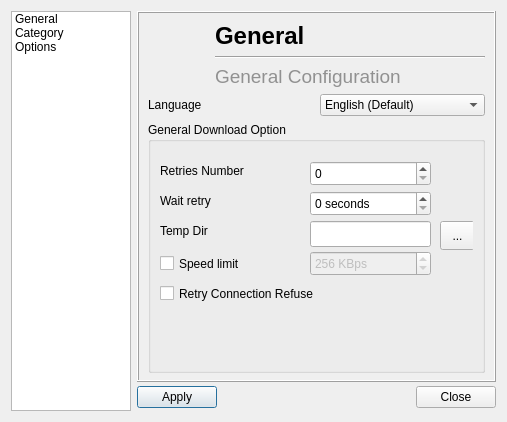
<?xml version="1.0" encoding="UTF-8"?>
<ui version="4.0">
 <class>DialogPreference</class>
 <widget class="QDialog" name="DialogPreference">
  <property name="geometry">
   <rect>
    <x>0</x>
    <y>0</y>
    <width>507</width>
    <height>422</height>
   </rect>
  </property>
  <property name="minimumSize">
   <size>
    <width>507</width>
    <height>422</height>
   </size>
  </property>
  <property name="maximumSize">
   <size>
    <width>16777215</width>
    <height>16777215</height>
   </size>
  </property>
  <property name="baseSize">
   <size>
    <width>490</width>
    <height>431</height>
   </size>
  </property>
  <property name="windowTitle">
   <string>Dialog</string>
  </property>
  <layout class="QGridLayout" name="gridLayout">
   <item row="1" column="1">
    <widget class="QPushButton" name="pbApply">
     <property name="text">
      <string>Apply</string>
     </property>
    </widget>
   </item>
   <item row="1" column="2">
    <spacer name="horizontalSpacer_2">
     <property name="orientation">
      <enum>Qt::Horizontal</enum>
     </property>
     <property name="sizeHint" stdset="0">
      <size>
       <width>168</width>
       <height>27</height>
      </size>
     </property>
    </spacer>
   </item>
   <item row="1" column="3">
    <widget class="QPushButton" name="pbClose">
     <property name="text">
      <string>Close</string>
     </property>
    </widget>
   </item>
   <item row="0" column="1" colspan="3">
    <widget class="QStackedWidget" name="stackedWidget">
     <property name="minimumSize">
      <size>
       <width>351</width>
       <height>371</height>
      </size>
     </property>
     <property name="frameShape">
      <enum>QFrame::Box</enum>
     </property>
     <property name="frameShadow">
      <enum>QFrame::Raised</enum>
     </property>
     <property name="lineWidth">
      <number>1</number>
     </property>
     <property name="currentIndex">
      <number>0</number>
     </property>
     <widget class="QWidget" name="pageGeneral">
      <layout class="QGridLayout" name="gridLayout_9">
       <item row="0" column="0" colspan="2">
        <layout class="QGridLayout" name="gridLayout_3">
         <item row="0" column="0">
          <widget class="QLabel" name="label_13">
           <property name="maximumSize">
            <size>
             <width>61</width>
             <height>61</height>
            </size>
           </property>
           <property name="text">
            <string/>
           </property>
           <property name="pixmap">
            <pixmap resource="image.qrc">:/image/icon/big/cfGeneral.png</pixmap>
           </property>
           <property name="scaledContents">
            <bool>true</bool>
           </property>
          </widget>
         </item>
         <item row="0" column="1">
          <layout class="QGridLayout" name="gridLayout_2">
           <item row="0" column="0">
            <widget class="QLabel" name="label_14">
             <property name="text">
              <string>&lt;!DOCTYPE HTML PUBLIC &quot;-//W3C//DTD HTML 4.0//EN&quot; &quot;http://www.w3.org/TR/REC-html40/strict.dtd&quot;&gt;
&lt;html&gt;&lt;head&gt;&lt;meta name=&quot;qrichtext&quot; content=&quot;1&quot; /&gt;&lt;style type=&quot;text/css&quot;&gt;
p, li { white-space: pre-wrap; }
&lt;/style&gt;&lt;/head&gt;&lt;body style=&quot; font-family:'Sans Serif'; font-size:14pt; font-weight:400; font-style:normal;&quot;&gt;
&lt;table border=&quot;0&quot; style=&quot;-qt-table-type: root; margin-top:4px; margin-bottom:4px; margin-left:4px; margin-right:4px;&quot;&gt;
&lt;tr&gt;
&lt;td style=&quot;border: none;&quot;&gt;
&lt;p style=&quot; margin-top:0px; margin-bottom:0px; margin-left:0px; margin-right:0px; -qt-block-indent:0; text-indent:0px;&quot;&gt;&lt;span style=&quot; font-size:18pt; font-weight:600;&quot;&gt;General&lt;/span&gt;&lt;/p&gt;&lt;/td&gt;&lt;/tr&gt;&lt;/table&gt;&lt;/body&gt;&lt;/html&gt;</string>
             </property>
            </widget>
           </item>
           <item row="1" column="0">
            <widget class="Line" name="line_3">
             <property name="orientation">
              <enum>Qt::Horizontal</enum>
             </property>
            </widget>
           </item>
           <item row="2" column="0">
            <widget class="QLabel" name="label_15">
             <property name="text">
              <string>&lt;!DOCTYPE HTML PUBLIC &quot;-//W3C//DTD HTML 4.0//EN&quot; &quot;http://www.w3.org/TR/REC-html40/strict.dtd&quot;&gt;
&lt;html&gt;&lt;head&gt;&lt;meta name=&quot;qrichtext&quot; content=&quot;1&quot; /&gt;&lt;style type=&quot;text/css&quot;&gt;
p, li { white-space: pre-wrap; }
&lt;/style&gt;&lt;/head&gt;&lt;body style=&quot; font-family:'Sans Serif'; font-size:14pt; font-weight:400; font-style:normal;&quot;&gt;
&lt;table style=&quot;-qt-table-type: root; margin-top:4px; margin-bottom:4px; margin-left:4px; margin-right:4px;&quot;&gt;
&lt;tr&gt;
&lt;td style=&quot;border: none;&quot;&gt;
&lt;p style=&quot; margin-top:0px; margin-bottom:0px; margin-left:0px; margin-right:0px; -qt-block-indent:0; text-indent:0px;&quot;&gt;&lt;span style=&quot; color:#919191;&quot;&gt;General Configuration&lt;/span&gt;&lt;/p&gt;&lt;/td&gt;&lt;/tr&gt;&lt;/table&gt;&lt;/body&gt;&lt;/html&gt;</string>
             </property>
            </widget>
           </item>
          </layout>
         </item>
        </layout>
       </item>
       <item row="1" column="0">
        <widget class="QLabel" name="label_25">
         <property name="text">
          <string>Language</string>
         </property>
        </widget>
       </item>
       <item row="1" column="1">
        <widget class="QComboBox" name="cbLang">
         <item>
          <property name="text">
           <string>English (Default)</string>
          </property>
         </item>
         <item>
          <property name="text">
           <string>Bahasa Indonesia</string>
          </property>
         </item>
        </widget>
       </item>
       <item row="2" column="0" colspan="2">
        <widget class="QGroupBox" name="groupBox_2">
         <property name="minimumSize">
          <size>
           <width>331</width>
           <height>251</height>
          </size>
         </property>
         <property name="title">
          <string>General Download Option</string>
         </property>
         <layout class="QGridLayout" name="gridLayout_4">
          <item row="0" column="0">
           <widget class="QFrame" name="frame">
            <property name="frameShape">
             <enum>QFrame::NoFrame</enum>
            </property>
            <property name="frameShadow">
             <enum>QFrame::Plain</enum>
            </property>
            <property name="lineWidth">
             <number>0</number>
            </property>
            <widget class="QToolButton" name="pbTempDir">
             <property name="geometry">
              <rect>
               <x>280</x>
               <y>70</y>
               <width>35</width>
               <height>29</height>
              </rect>
             </property>
             <property name="text">
              <string>...</string>
             </property>
            </widget>
            <widget class="QLabel" name="label_26">
             <property name="geometry">
              <rect>
               <x>0</x>
               <y>70</y>
               <width>79</width>
               <height>20</height>
              </rect>
             </property>
             <property name="text">
              <string>Temp Dir</string>
             </property>
            </widget>
            <widget class="QSpinBox" name="sbWaitRetNum">
             <property name="geometry">
              <rect>
               <x>150</x>
               <y>40</y>
               <width>121</width>
               <height>25</height>
              </rect>
             </property>
             <property name="toolTip">
              <string/>
             </property>
             <property name="suffix">
              <string> seconds</string>
             </property>
            </widget>
            <widget class="QLabel" name="label_19">
             <property name="geometry">
              <rect>
               <x>0</x>
               <y>10</y>
               <width>141</width>
               <height>20</height>
              </rect>
             </property>
             <property name="text">
              <string>Retries Number</string>
             </property>
            </widget>
            <widget class="QLabel" name="label_20">
             <property name="geometry">
              <rect>
               <x>0</x>
               <y>40</y>
               <width>111</width>
               <height>20</height>
              </rect>
             </property>
             <property name="text">
              <string>Wait retry</string>
             </property>
            </widget>
            <widget class="QSpinBox" name="sbRetNum">
             <property name="geometry">
              <rect>
               <x>150</x>
               <y>10</y>
               <width>121</width>
               <height>25</height>
              </rect>
             </property>
             <property name="toolTip">
              <string>0 to set infinite</string>
             </property>
            </widget>
            <widget class="QLineEdit" name="leTempDir">
             <property name="geometry">
              <rect>
               <x>150</x>
               <y>70</y>
               <width>121</width>
               <height>26</height>
              </rect>
             </property>
            </widget>
            <widget class="QCheckBox" name="cbRetryConRefuse">
             <property name="geometry">
              <rect>
               <x>0</x>
               <y>130</y>
               <width>311</width>
               <height>25</height>
              </rect>
             </property>
             <property name="text">
              <string>Retry Connection Refuse</string>
             </property>
            </widget>
            <widget class="QSpinBox" name="sbMaxLimit">
             <property name="enabled">
              <bool>false</bool>
             </property>
             <property name="geometry">
              <rect>
               <x>150</x>
               <y>100</y>
               <width>121</width>
               <height>25</height>
              </rect>
             </property>
             <property name="suffix">
              <string notr="true"> KBps</string>
             </property>
             <property name="maximum">
              <number>999999999</number>
             </property>
             <property name="value">
              <number>256</number>
             </property>
            </widget>
            <widget class="QCheckBox" name="cbMaxLimit">
             <property name="geometry">
              <rect>
               <x>0</x>
               <y>100</y>
               <width>131</width>
               <height>25</height>
              </rect>
             </property>
             <property name="text">
              <string>Speed limit</string>
             </property>
            </widget>
           </widget>
          </item>
         </layout>
        </widget>
       </item>
       <item row="3" column="0">
        <spacer name="verticalSpacer_2">
         <property name="orientation">
          <enum>Qt::Vertical</enum>
         </property>
         <property name="sizeHint" stdset="0">
          <size>
           <width>20</width>
           <height>10</height>
          </size>
         </property>
        </spacer>
       </item>
      </layout>
     </widget>
     <widget class="QWidget" name="pageCategory">
      <layout class="QGridLayout" name="gridLayout_5">
       <item row="0" column="0">
        <layout class="QHBoxLayout" name="horizontalLayout_2">
         <item>
          <widget class="QLabel" name="label_10">
           <property name="maximumSize">
            <size>
             <width>71</width>
             <height>71</height>
            </size>
           </property>
           <property name="text">
            <string/>
           </property>
           <property name="pixmap">
            <pixmap resource="image.qrc">:/image/icon/big/cfCategory.png</pixmap>
           </property>
           <property name="scaledContents">
            <bool>true</bool>
           </property>
          </widget>
         </item>
         <item>
          <layout class="QVBoxLayout" name="verticalLayout">
           <item>
            <widget class="QLabel" name="label_11">
             <property name="font">
              <font>
               <pointsize>18</pointsize>
               <weight>75</weight>
               <bold>true</bold>
              </font>
             </property>
             <property name="text">
              <string>Download Category</string>
             </property>
            </widget>
           </item>
           <item>
            <widget class="Line" name="line_2">
             <property name="orientation">
              <enum>Qt::Horizontal</enum>
             </property>
            </widget>
           </item>
           <item>
            <widget class="QLabel" name="label_12">
             <property name="text">
              <string>&lt;!DOCTYPE HTML PUBLIC &quot;-//W3C//DTD HTML 4.0//EN&quot; &quot;http://www.w3.org/TR/REC-html40/strict.dtd&quot;&gt;
&lt;html&gt;&lt;head&gt;&lt;meta name=&quot;qrichtext&quot; content=&quot;1&quot; /&gt;&lt;style type=&quot;text/css&quot;&gt;
p, li { white-space: pre-wrap; }
&lt;/style&gt;&lt;/head&gt;&lt;body style=&quot; font-family:'MS Shell Dlg 2'; font-size:8.25pt; font-weight:400; font-style:normal;&quot;&gt;
&lt;table border=&quot;0&quot; style=&quot;-qt-table-type: root; margin-top:4px; margin-bottom:4px; margin-left:4px; margin-right:4px;&quot;&gt;
&lt;tr&gt;
&lt;td style=&quot;border: none;&quot;&gt;
&lt;p style=&quot; margin-top:0px; margin-bottom:0px; margin-left:0px; margin-right:0px; -qt-block-indent:0; text-indent:0px;&quot;&gt;&lt;span style=&quot; font-family:'Sans Serif'; font-size:14pt; color:#919191;&quot;&gt;Configure Download Category&lt;/span&gt;&lt;/p&gt;&lt;/td&gt;&lt;/tr&gt;&lt;/table&gt;&lt;/body&gt;&lt;/html&gt;</string>
             </property>
            </widget>
           </item>
          </layout>
         </item>
        </layout>
       </item>
       <item row="1" column="0">
        <layout class="QHBoxLayout" name="horizontalLayout_4">
         <item>
          <widget class="QLabel" name="label">
           <property name="text">
            <string>Category</string>
           </property>
          </widget>
         </item>
         <item>
          <widget class="QComboBox" name="cbCategory">
           <property name="sizePolicy">
            <sizepolicy hsizetype="Preferred" vsizetype="Fixed">
             <horstretch>0</horstretch>
             <verstretch>0</verstretch>
            </sizepolicy>
           </property>
           <property name="minimumSize">
            <size>
             <width>150</width>
             <height>0</height>
            </size>
           </property>
          </widget>
         </item>
         <item>
          <spacer name="horizontalSpacer_3">
           <property name="orientation">
            <enum>Qt::Horizontal</enum>
           </property>
           <property name="sizeHint" stdset="0">
            <size>
             <width>13</width>
             <height>20</height>
            </size>
           </property>
          </spacer>
         </item>
        </layout>
       </item>
       <item row="2" column="0">
        <widget class="QLabel" name="label_2">
         <property name="text">
          <string>Files Type:</string>
         </property>
        </widget>
       </item>
       <item row="3" column="0">
        <widget class="QLineEdit" name="leFilesType">
         <property name="toolTip">
          <string>Dowload File types. Separate with comma.</string>
         </property>
        </widget>
       </item>
       <item row="4" column="0">
        <widget class="QLabel" name="label_3">
         <property name="text">
          <string>Default Download Directory:</string>
         </property>
        </widget>
       </item>
       <item row="5" column="0">
        <layout class="QHBoxLayout" name="horizontalLayout">
         <item>
          <widget class="QLineEdit" name="leCategorySaveDir">
           <property name="toolTip">
            <string>Download Directory.</string>
           </property>
           <property name="readOnly">
            <bool>true</bool>
           </property>
          </widget>
         </item>
         <item>
          <widget class="QPushButton" name="pbBrowseCatSaveDir">
           <property name="text">
            <string>Browse</string>
           </property>
          </widget>
         </item>
        </layout>
       </item>
       <item row="6" column="0">
        <widget class="QCheckBox" name="cbCatRememberLasPath">
         <property name="text">
          <string>Remember last Save Path</string>
         </property>
        </widget>
       </item>
       <item row="7" column="0">
        <spacer name="verticalSpacer">
         <property name="orientation">
          <enum>Qt::Vertical</enum>
         </property>
         <property name="sizeHint" stdset="0">
          <size>
           <width>20</width>
           <height>67</height>
          </size>
         </property>
        </spacer>
       </item>
      </layout>
     </widget>
     <widget class="QWidget" name="page">
      <layout class="QGridLayout" name="gridLayout_11">
       <item row="0" column="0">
        <layout class="QGridLayout" name="gridLayout_10">
         <item row="0" column="0" rowspan="3">
          <widget class="QLabel" name="label_22">
           <property name="minimumSize">
            <size>
             <width>75</width>
             <height>75</height>
            </size>
           </property>
           <property name="maximumSize">
            <size>
             <width>75</width>
             <height>75</height>
            </size>
           </property>
           <property name="text">
            <string/>
           </property>
           <property name="pixmap">
            <pixmap resource="image.qrc">:/image/icon/big/scriptman.png</pixmap>
           </property>
           <property name="scaledContents">
            <bool>true</bool>
           </property>
          </widget>
         </item>
         <item row="0" column="1">
          <widget class="QLabel" name="label_23">
           <property name="text">
            <string>&lt;!DOCTYPE HTML PUBLIC &quot;-//W3C//DTD HTML 4.0//EN&quot; &quot;http://www.w3.org/TR/REC-html40/strict.dtd&quot;&gt;
&lt;html&gt;&lt;head&gt;&lt;meta name=&quot;qrichtext&quot; content=&quot;1&quot; /&gt;&lt;style type=&quot;text/css&quot;&gt;
p, li { white-space: pre-wrap; }
&lt;/style&gt;&lt;/head&gt;&lt;body style=&quot; font-family:'Sans Serif'; font-size:14pt; font-weight:400; font-style:normal;&quot;&gt;
&lt;table style=&quot;-qt-table-type: root; margin-top:4px; margin-bottom:4px; margin-left:4px; margin-right:4px;&quot;&gt;
&lt;tr&gt;
&lt;td style=&quot;border: none;&quot;&gt;
&lt;p style=&quot; margin-top:0px; margin-bottom:0px; margin-left:0px; margin-right:0px; -qt-block-indent:0; text-indent:0px;&quot;&gt;&lt;span style=&quot; font-size:18pt; font-weight:600;&quot;&gt;Options Preview&lt;/span&gt;&lt;/p&gt;&lt;/td&gt;&lt;/tr&gt;&lt;/table&gt;&lt;/body&gt;&lt;/html&gt;</string>
           </property>
          </widget>
         </item>
         <item row="1" column="1">
          <widget class="Line" name="line_5">
           <property name="orientation">
            <enum>Qt::Horizontal</enum>
           </property>
          </widget>
         </item>
         <item row="2" column="1">
          <widget class="QLabel" name="label_24">
           <property name="text">
            <string>&lt;!DOCTYPE HTML PUBLIC &quot;-//W3C//DTD HTML 4.0//EN&quot; &quot;http://www.w3.org/TR/REC-html40/strict.dtd&quot;&gt;
&lt;html&gt;&lt;head&gt;&lt;meta name=&quot;qrichtext&quot; content=&quot;1&quot; /&gt;&lt;style type=&quot;text/css&quot;&gt;
p, li { white-space: pre-wrap; }
&lt;/style&gt;&lt;/head&gt;&lt;body style=&quot; font-family:'Sans Serif'; font-size:14pt; font-weight:400; font-style:normal;&quot;&gt;
&lt;table style=&quot;-qt-table-type: root; margin-top:4px; margin-bottom:4px; margin-left:4px; margin-right:4px;&quot;&gt;
&lt;tr&gt;
&lt;td style=&quot;border: none;&quot;&gt;
&lt;p style=&quot; margin-top:0px; margin-bottom:0px; margin-left:0px; margin-right:0px; -qt-block-indent:0; text-indent:0px;&quot;&gt;&lt;span style=&quot; color:#919191;&quot;&gt;Preview current download &lt;/span&gt;&lt;/p&gt;
&lt;p style=&quot; margin-top:0px; margin-bottom:0px; margin-left:0px; margin-right:0px; -qt-block-indent:0; text-indent:0px;&quot;&gt;&lt;span style=&quot; color:#919191;&quot;&gt;options&lt;/span&gt;&lt;/p&gt;&lt;/td&gt;&lt;/tr&gt;&lt;/table&gt;&lt;/body&gt;&lt;/html&gt;</string>
           </property>
          </widget>
         </item>
        </layout>
       </item>
       <item row="1" column="0">
        <widget class="QTextBrowser" name="tbOptionsPreview">
         <property name="autoFillBackground">
          <bool>false</bool>
         </property>
         <property name="documentTitle">
          <string notr="true"/>
         </property>
         <property name="openLinks">
          <bool>false</bool>
         </property>
        </widget>
       </item>
       <item row="2" column="0">
        <widget class="QLabel" name="label_27">
         <property name="text">
          <string>Add other options</string>
         </property>
        </widget>
       </item>
       <item row="3" column="0">
        <widget class="QLineEdit" name="leOtherOptions"/>
       </item>
      </layout>
     </widget>
    </widget>
   </item>
   <item row="0" column="0" rowspan="2">
    <widget class="QListWidget" name="listWidget">
     <property name="minimumSize">
      <size>
       <width>120</width>
       <height>0</height>
      </size>
     </property>
     <property name="maximumSize">
      <size>
       <width>120</width>
       <height>16777215</height>
      </size>
     </property>
     <item>
      <property name="text">
       <string>General</string>
      </property>
      <property name="icon">
       <iconset resource="image.qrc">
        <normaloff>:/image/icon/big/cfGeneral.png</normaloff>:/image/icon/big/cfGeneral.png</iconset>
      </property>
     </item>
     <item>
      <property name="text">
       <string>Category</string>
      </property>
      <property name="icon">
       <iconset resource="image.qrc">
        <normaloff>:/image/icon/big/cfCategory.png</normaloff>:/image/icon/big/cfCategory.png</iconset>
      </property>
     </item>
     <item>
      <property name="text">
       <string>Options</string>
      </property>
      <property name="icon">
       <iconset resource="image.qrc">
        <normaloff>:/image/icon/big/scriptman.png</normaloff>:/image/icon/big/scriptman.png</iconset>
      </property>
     </item>
    </widget>
   </item>
  </layout>
 </widget>
 <resources>
  <include location="image.qrc"/>
 </resources>
 <connections>
  <connection>
   <sender>cbMaxLimit</sender>
   <signal>clicked(bool)</signal>
   <receiver>sbMaxLimit</receiver>
   <slot>setEnabled(bool)</slot>
   <hints>
    <hint type="sourcelabel">
     <x>203</x>
     <y>268</y>
    </hint>
    <hint type="destinationlabel">
     <x>366</x>
     <y>270</y>
    </hint>
   </hints>
  </connection>
 </connections>
</ui>
